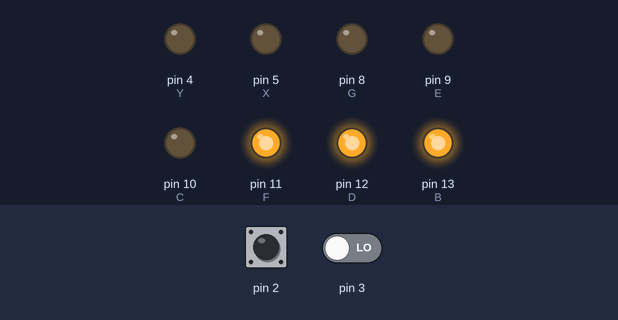
Bench run of a sketch on a simulated Arduino Uno, built with avr-gcc and run on an emulated ATmega328P. Shown: output pins drawn as LEDs (lit = HIGH). The inputs (shaded band) are chosen by the test bench; at power-on: pin 2 LOW, pin 3 LOW.

Above: at 1.2 s.
1.3 s: pin 2 driven HIGH
At 1.8 s:
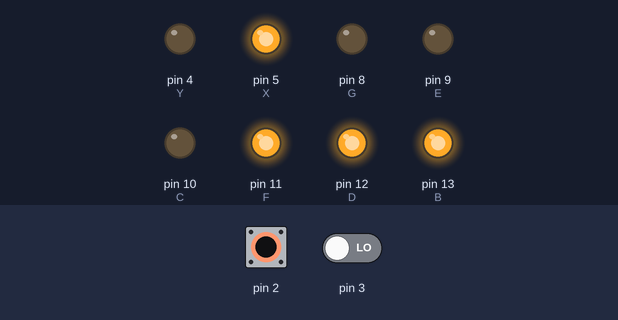
3.0 s: pin 3 driven HIGH
At 4.2 s:
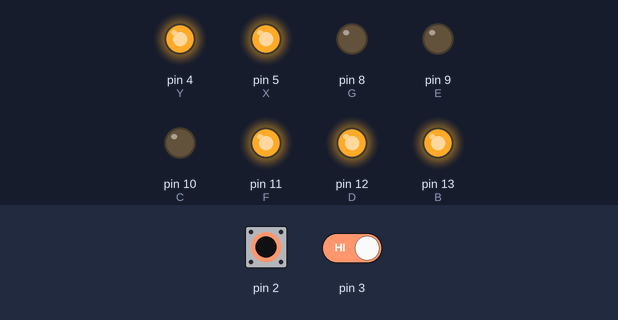
4.5 s: pin 2 pulsed LOW 5 times (0.12 s each, 0.3 s apart)
At 5.8 s:
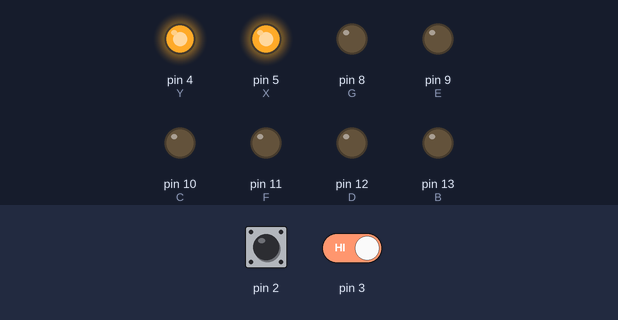
Timing chart, 0 to 7.5 s (numbered marks = the images above; inputs shaded):
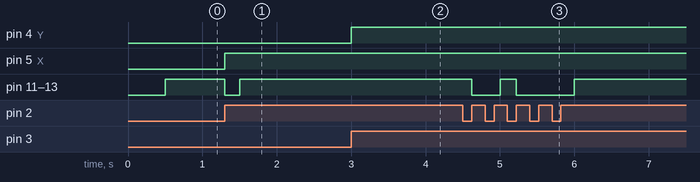

Measured:
- after the input at 1.3 s, pin 5 (X): LOW → HIGH at once; pin 11 (F), pin 12 (D), pin 13 (B): HIGH → LOW at once, → HIGH 0.20 s later
- after the input at 3.0 s, pin 4 (Y): LOW → HIGH at once
- after the input at 4.5 s, pin 11 (F), pin 12 (D), pin 13 (B): HIGH → LOW after 0.12 s, → HIGH 0.38 s later, → LOW 0.22 s later, → HIGH 0.78 s later

The sketch:

try1.ino
```cpp
int A,B,C,D,E,F,G; //motor pins
int X,Y;  //magnet pins
int M1=0,M2=0;//flag variables
int M,N,O;//delay

void setup()
{
B=13;
D=12;
F=11;
C=10;
E=9;
G=8;
X=5;
Y=4;
  pinMode(A,INPUT);
  digitalWrite(A,1);
  pinMode(B,OUTPUT);  //motor for arm 1
  pinMode(C,OUTPUT);
  pinMode(D,OUTPUT);  //main motor at the middle (3)
  pinMode(E,OUTPUT);
  pinMode(F,OUTPUT);  //motor for arm 2
  pinMode(G,OUTPUT);
  pinMode(2,INPUT);
  attachInterrupt(0, magnet1, RISING);//ISR called when pin 2 goes from low to high
  pinMode(3, INPUT);
  attachInterrupt(1, magnet2, RISING);//ISR called when pin 3 goes from high to low
  pinMode(X,OUTPUT); //pin for electromagnet 1
  pinMode(Y,OUTPUT); //pin for electromagnet 2
  int M=1000;
  int N=100;
}

void magnet1()  //fixing arm 1 to be stationary
{
  digitalWrite(X,1);
  digitalWrite(B,0);
  digitalWrite(D,0);
  digitalWrite(F,0);
  M1=1;
}

void magnet2()  //fixing arm 2 to be stationary
{
  digitalWrite(Y,1);
  digitalWrite(B,0);
  digitalWrite(D,0);
  digitalWrite(F,0);
  M2=1;
}

void loop()
{
  if(M1==1)
  {
    delay(500);
    M1=0;
  }

  if(M2==0)
  {
    delay(500);
    M2=0;
  }

    digitalWrite(G,0);
    digitalWrite(C,0);
    digitalWrite(E,0);
    digitalWrite(B,1);
    delay(M);
    digitalWrite(D,1);
    delay(N);
    digitalWrite(F,1);
    delay(O);
  }
```
